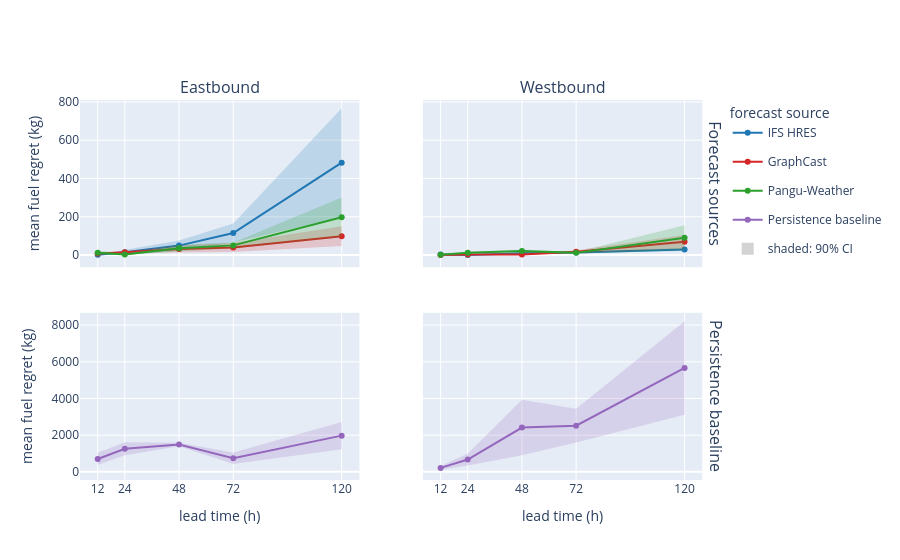

Here is the notebook cell this chart was saved with:
### Code cell
import pandas as pd
from regret.figures.lead_regret import build_lead_regret, FIG_ID
df = pd.read_parquet('tests/fixture_results/regret.parquet')
fig = build_lead_regret(df)
fig.show()
print('n_traces', len(fig.data))
print('traces', [(t.name, t.legendgroup, t.xaxis, t.yaxis, t.showlegend) for t in fig.data])

### Figure 1 — Plotly figure (JSON) as saved in the notebook; plotly's stock layout.template omitted (floating-point values rounded to 4 significant figures)
{"data": [{"fill": "toself", "fillcolor": "rgba(31,119,180,0.2)", "hoverinfo": "skip", "legendgroup": "hres", "line": {"width": 0}, "mode": "lines", "name": "IFS HRES 90% CI", "showlegend": false, "type": "scatter", "x": [12, 24, 48, 72, 120, 120, 72, 48, 24, 12], "xaxis": "x", "y": [2.936, 28.68, 76.36, 165.1, 766.1, 198.6, 65.72, 22.59, 0.03013, 0.03013], "yaxis": "y"}, {"hovertemplate": "IFS HRES<br>lead time %{x} h<br>mean fuel regret %{y:.1f} kg<extra></extra>", "legendgroup": "hres", "line": {"color": "#1f77b4"}, "mode": "lines+markers", "name": "IFS HRES", "showlegend": true, "type": "scatter", "x": [12, 24, 48, 72, 120], "xaxis": "x", "y": [1.483, 14.35, 49.48, 115.4, 482.4], "yaxis": "y"}, {"fill": "toself", "fillcolor": "rgba(31,119,180,0.2)", "hoverinfo": "skip", "legendgroup": "hres", "line": {"width": 0}, "mode": "lines", "name": "IFS HRES 90% CI", "showlegend": false, "type": "scatter", "x": [12, 24, 48, 72, 120, 120, 72, 48, 24, 12], "xaxis": "x2", "y": [5.049, 0.9974, 15.34, 18.36, 36.56, 21.04, 9.811, 3.272, 0, 0.4987], "yaxis": "y2"}, {"hovertemplate": "IFS HRES<br>lead time %{x} h<br>mean fuel regret %{y:.1f} kg<extra></extra>", "legendgroup": "hres", "line": {"color": "#1f77b4"}, "mode": "lines+markers", "name": "IFS HRES", "showlegend": false, "type": "scatter", "x": [12, 24, 48, 72, 120], "xaxis": "x2", "y": [2.774, 0.4987, 9.304, 14.09, 28.8], "yaxis": "y2"}, {"fill": "toself", "fillcolor": "rgba(214,39,40,0.2)", "hoverinfo": "skip", "legendgroup": "graphcast", "line": {"width": 0}, "mode": "lines", "name": "GraphCast 90% CI", "showlegend": false, "type": "scatter", "x": [12, 24, 48, 72, 120, 120, 72, 48, 24, 12], "xaxis": "x", "y": [13.64, 18.49, 49.82, 63.26, 150.2, 46.95, 15.87, 14.61, 10.72, 4.059], "yaxis": "y"}, {"hovertemplate": "GraphCast<br>lead time %{x} h<br>mean fuel regret %{y:.1f} kg<extra></extra>", "legendgroup": "graphcast", "line": {"color": "#d62728"}, "mode": "lines+markers", "name": "GraphCast", "showlegend": true, "type": "scatter", "x": [12, 24, 48, 72, 120], "xaxis": "x", "y": [8.847, 14.6, 32.22, 39.57, 98.57], "yaxis": "y"}, {"fill": "toself", "fillcolor": "rgba(214,39,40,0.2)", "hoverinfo": "skip", "legendgroup": "graphcast", "line": {"width": 0}, "mode": "lines", "name": "GraphCast 90% CI", "showlegend": false, "type": "scatter", "x": [12, 24, 48, 72, 120, 120, 72, 48, 24, 12], "xaxis": "x2", "y": [0, 6.174, 5.556, 24.83, 104.7, 34.65, 8.975, 0, 0, 0], "yaxis": "y2"}, {"hovertemplate": "GraphCast<br>lead time %{x} h<br>mean fuel regret %{y:.1f} kg<extra></extra>", "legendgroup": "graphcast", "line": {"color": "#d62728"}, "mode": "lines+markers", "name": "GraphCast", "showlegend": false, "type": "scatter", "x": [12, 24, 48, 72, 120], "xaxis": "x2", "y": [0, 3.087, 2.778, 16.9, 69.66], "yaxis": "y2"}, {"fill": "toself", "fillcolor": "rgba(44,160,44,0.2)", "hoverinfo": "skip", "legendgroup": "pangu", "line": {"width": 0}, "mode": "lines", "name": "Pangu-Weather 90% CI", "showlegend": false, "type": "scatter", "x": [12, 24, 48, 72, 120, 120, 72, 48, 24, 12], "xaxis": "x", "y": [23.7, 6.688, 53.87, 65.23, 301.3, 93.4, 36.16, 18.31, 0, 0], "yaxis": "y"}, {"hovertemplate": "Pangu-Weather<br>lead time %{x} h<br>mean fuel regret %{y:.1f} kg<extra></extra>", "legendgroup": "pangu", "line": {"color": "#2ca02c"}, "mode": "lines+markers", "name": "Pangu-Weather", "showlegend": true, "type": "scatter", "x": [12, 24, 48, 72, 120], "xaxis": "x", "y": [11.85, 3.344, 36.09, 50.7, 197.3], "yaxis": "y"}, {"fill": "toself", "fillcolor": "rgba(44,160,44,0.2)", "hoverinfo": "skip", "legendgroup": "pangu", "line": {"width": 0}, "mode": "lines", "name": "Pangu-Weather 90% CI", "showlegend": false, "type": "scatter", "x": [12, 24, 48, 72, 120, 120, 72, 48, 24, 12], "xaxis": "x2", "y": [4.55, 16.15, 29.4, 15.84, 156.2, 25.96, 7.328, 12.09, 7.371, 0], "yaxis": "y2"}, {"hovertemplate": "Pangu-Weather<br>lead time %{x} h<br>mean fuel regret %{y:.1f} kg<extra></extra>", "legendgroup": "pangu", "line": {"color": "#2ca02c"}, "mode": "lines+markers", "name": "Pangu-Weather", "showlegend": false, "type": "scatter", "x": [12, 24, 48, 72, 120], "xaxis": "x2", "y": [2.275, 11.76, 20.74, 11.58, 91.09], "yaxis": "y2"}, {"fill": "toself", "fillcolor": "rgba(148,103,189,0.2)", "hoverinfo": "skip", "legendgroup": "persistence", "line": {"width": 0}, "mode": "lines", "name": "Persistence baseline 90% CI", "showlegend": false, "type": "scatter", "x": [12, 24, 48, 72, 120, 120, 72, 48, 24, 12], "xaxis": "x3", "y": [1037.0, 1613.0, 1581.0, 1053.0, 2724.0, 1228.0, 422.9, 1399.0, 908.4, 370.6], "yaxis": "y3"}, {"hovertemplate": "Persistence baseline<br>lead time %{x} h<br>mean fuel regret %{y:.1f} kg<extra></extra>", "legendgroup": "persistence", "line": {"color": "#9467bd"}, "mode": "lines+markers", "name": "Persistence baseline", "showlegend": true, "type": "scatter", "x": [12, 24, 48, 72, 120], "xaxis": "x3", "y": [703.6, 1261.0, 1490.0, 737.8, 1976.0], "yaxis": "y3"}, {"fill": "toself", "fillcolor": "rgba(148,103,189,0.2)", "hoverinfo": "skip", "legendgroup": "persistence", "line": {"width": 0}, "mode": "lines", "name": "Persistence baseline 90% CI", "showlegend": false, "type": "scatter", "x": [12, 24, 48, 72, 120, 120, 72, 48, 24, 12], "xaxis": "x4", "y": [321.0, 995.7, 3930.0, 3436.0, 8217.0, 3112.0, 1602.0, 902.5, 351.7, 112.6], "yaxis": "y4"}, {"hovertemplate": "Persistence baseline<br>lead time %{x} h<br>mean fuel regret %{y:.1f} kg<extra></extra>", "legendgroup": "persistence", "line": {"color": "#9467bd"}, "mode": "lines+markers", "name": "Persistence baseline", "showlegend": false, "type": "scatter", "x": [12, 24, 48, 72, 120], "xaxis": "x4", "y": [216.8, 673.7, 2416.0, 2519.0, 5665.0], "yaxis": "y4"}, {"hoverinfo": "skip", "marker": {"color": "rgba(128,128,128,0.35)", "size": 12, "symbol": "square"}, "mode": "markers", "name": "shaded: 90% CI", "showlegend": true, "type": "scatter", "x": [null], "xaxis": "x", "y": [null], "yaxis": "y"}], "layout": {"annotations": [{"font": {"size": 16}, "showarrow": false, "text": "Eastbound", "x": 0.22, "xanchor": "center", "xref": "paper", "y": 1, "yanchor": "bottom", "yref": "paper"}, {"font": {"size": 16}, "showarrow": false, "text": "Westbound", "x": 0.76, "xanchor": "center", "xref": "paper", "y": 1, "yanchor": "bottom", "yref": "paper"}, {"font": {"size": 16}, "showarrow": false, "text": "Forecast sources", "textangle": 90, "x": 0.98, "xanchor": "left", "xref": "paper", "y": 0.78, "yanchor": "middle", "yref": "paper"}, {"font": {"size": 16}, "showarrow": false, "text": "Persistence baseline", "textangle": 90, "x": 0.98, "xanchor": "left", "xref": "paper", "y": 0.22, "yanchor": "middle", "yref": "paper"}], "legend": {"title": {"text": "forecast source"}}, "xaxis": {"anchor": "y", "domain": [0, 0.44], "matches": "x3", "showticklabels": false, "tickvals": [12, 24, 48, 72, 120]}, "xaxis2": {"anchor": "y2", "domain": [0.54, 0.98], "matches": "x4", "showticklabels": false, "tickvals": [12, 24, 48, 72, 120]}, "xaxis3": {"anchor": "y3", "domain": [0, 0.44], "tickvals": [12, 24, 48, 72, 120], "title": {"text": "lead time (h)"}}, "xaxis4": {"anchor": "y4", "domain": [0.54, 0.98], "tickvals": [12, 24, 48, 72, 120], "title": {"text": "lead time (h)"}}, "yaxis": {"anchor": "x", "domain": [0.56, 1], "title": {"text": "mean fuel regret (kg)"}}, "yaxis2": {"anchor": "x2", "domain": [0.56, 1], "matches": "y", "showticklabels": false}, "yaxis3": {"anchor": "x3", "domain": [0, 0.44], "title": {"text": "mean fuel regret (kg)"}}, "yaxis4": {"anchor": "x4", "domain": [0, 0.44], "matches": "y3", "showticklabels": false}}}
